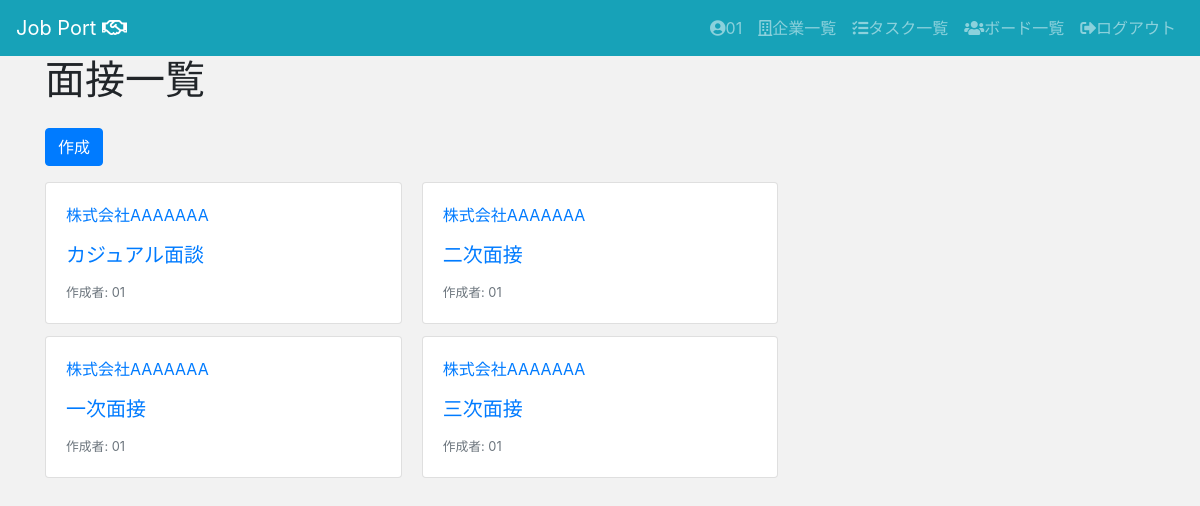
Screenshot of /jpapp/interviews/ (signed in) with the database file from the repository.
### jpapp/models.py (models this page shows, shortened)
class Interview(models.Model):
    interview_phase = models.IntegerField(
      choices = CHOICE4,
      default='0'
    )
    interview_datetime = models.DateTimeField()
    interview_description = models.TextField()
    company = models.ForeignKey(Company, on_delete=models.CASCADE)
    user = models.ForeignKey(User, on_delete=models.CASCADE)

class Company(models.Model):
    company_name = models.CharField(max_length=200,)
    url = models.URLField(blank=True,null=True,)
    route = models.IntegerField(
        choices = CHOICE1,
        blank=True,
        null=True,
    )
    business_form = models.TextField(blank=True,null=True,)
    location = models.IntegerField(
        choices = CHOICE2,
        blank=True,
        null=True,
    )
    description = models.TextField(blank=True,null=True,)
    phase = models.IntegerField(
        choices = CHOICE3,
        default='0',
    )
    application_date = models.DateField(blank=True,null=True,)
    user = models.ForeignKey(User, on_delete=models.CASCADE)
    def __str__(self):
        return self.company_name

### jpapp/views.py (the view)
# urls.py: path("interviews/", views.InterviewListView.as_view(), name="interviews_list"),
class InterviewListView(LoginRequiredMixin, ListView):
    model = Interview
    template_name = "jpapp/interviews/list.html"

### templates/jpapp/interviews/list.html
{% extends "jpapp/base.html" %}
{% block content %}
<div class="container">
  <h1>面接一覧</h1>
  <a class="btn btn-primary my-3" href="{% url 'jpapp:interviews_create' %}" role="button">作成</a>
  <div class="card-columns">
    {% for interview in interview_list %}
    <a href="{% url 'jpapp:interviews_detail' interview.pk %}" class="card">
      <div class="card-body">
        <p>{{ interview.company }}</p>
        <h5 class="card-title">{{ interview.get_interview_phase_display }}</h5>
        <footer>
          <small class="text-muted">作成者: {{ interview.user.username }}</small>
        </footer>
      </div>
    </a>
    {% endfor %}
  </div>
</div>
{% endblock %}

### templates/jpapp/base.html (shortened to what this page needs)
{% load static %}
<!doctype html>
<html lang="ja">
  <head>
    <link rel="stylesheet" href="https://stackpath.bootstrapcdn.com/bootstrap/4.3.1/css/bootstrap.min.css">
    <link href="https://use.fontawesome.com/releases/v5.6.1/css/all.css" rel="stylesheet">
    <link rel="stylesheet" type="text/css" href="{% static 'jpapp/custom.css' %}">
    <link href="https://use.fontawesome.com/releases/v5.6.1/css/all.css" rel="stylesheet">
  </head>
  <body>
    <header>
      <nav class="navbar navbar-expand-lg navbar-dark bg-info">
        <a class="navbar-brand" href="{% url 'jpapp:index' %}">Job Port <i class="far fa-handshake"></i></a>
        <div class="collapse navbar-collapse" id="navbarSupportedContent">
          <ul class="navbar-nav">
            {% if request.user.is_authenticated %}
            <li class="nav-item">
              <a class="nav-link" href="{% url 'jpapp:users_detail' request.user.pk %}"><i class="fas fa-user-circle"></i>{{ request.user.username }}</a>
            </li>
            <li class="nav-item">
              <a class="nav-link" href="{% url 'jpapp:companies_list' %}"><i class="far fa-building"></i>企業一覧</a>
            </li>
            <li class="nav-item">
              <a class="nav-link" href="{% url 'jpapp:tasks_list' %}"><i class="fas fa-tasks"></i>タスク一覧</a>
            </li>
            <li class="nav-item">
              <a class="nav-link" href="{% url 'jpapp:boards_list' %}"><i class="fas fa-users"></i>ボード一覧</a>
            </li>
            <li class="nav-item">
              <a class="nav-link" href="{% url 'logout' %}"><i class="fas fa-sign-out-alt"></i>ログアウト</a>
            </li>
            {% endif %}
          </ul>
        </div>
      </nav>
    </header>
    <main>
      {% block content %}
      {% endblock %}
    </main>
  </body>
</html>

### static/jpapp/custom.css (style rules this page uses)
body { background-color: #F2F2F2; }

### rows the page displays
Interview: company "株式会社AAAAAAA", interview_phase "カジュアル面談", user.username "01"
Interview: company "株式会社AAAAAAA", interview_phase "一次面接", user.username "01"
Interview: company "株式会社AAAAAAA", interview_phase "二次面接", user.username "01"
Interview: company "株式会社AAAAAAA", interview_phase "三次面接", user.username "01"

### other values shown
{{ request.user.username }} "01"
